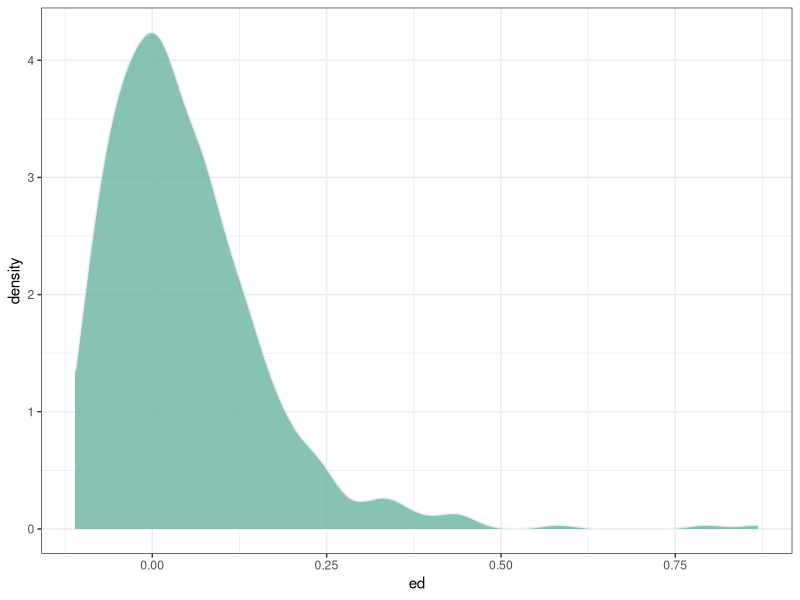
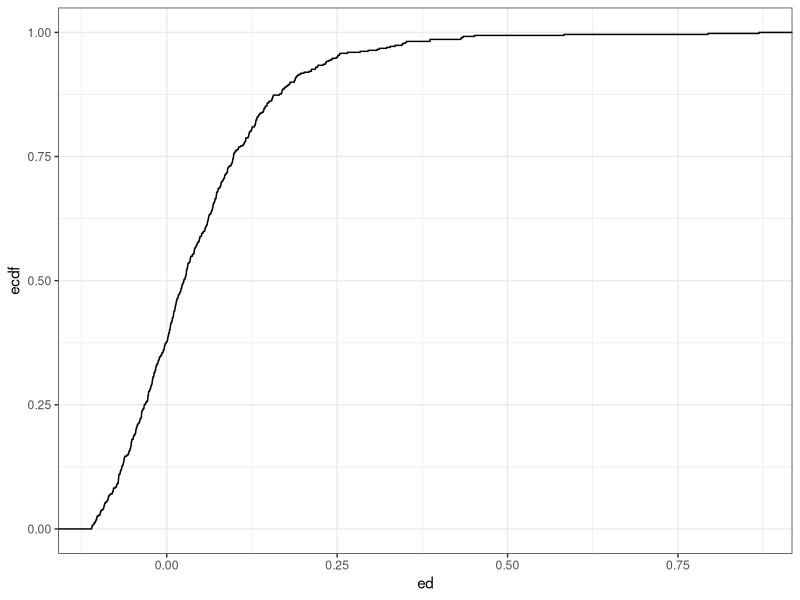
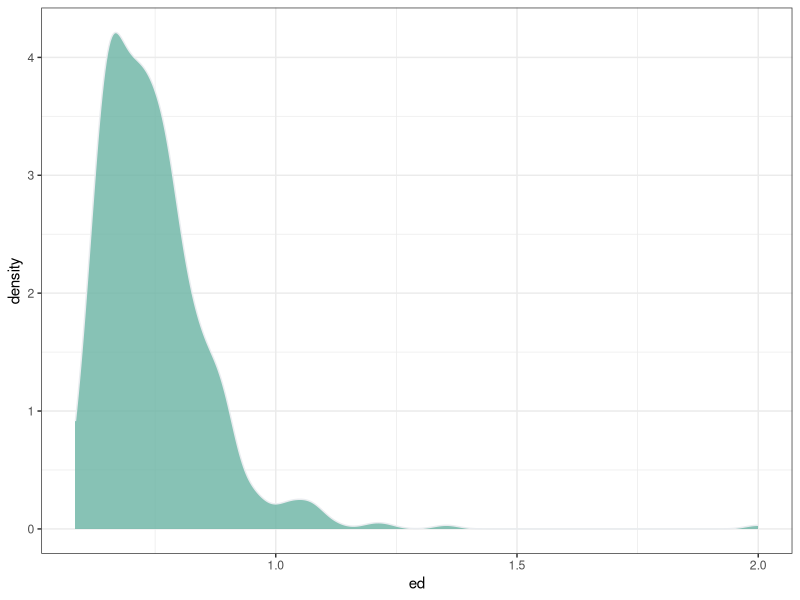
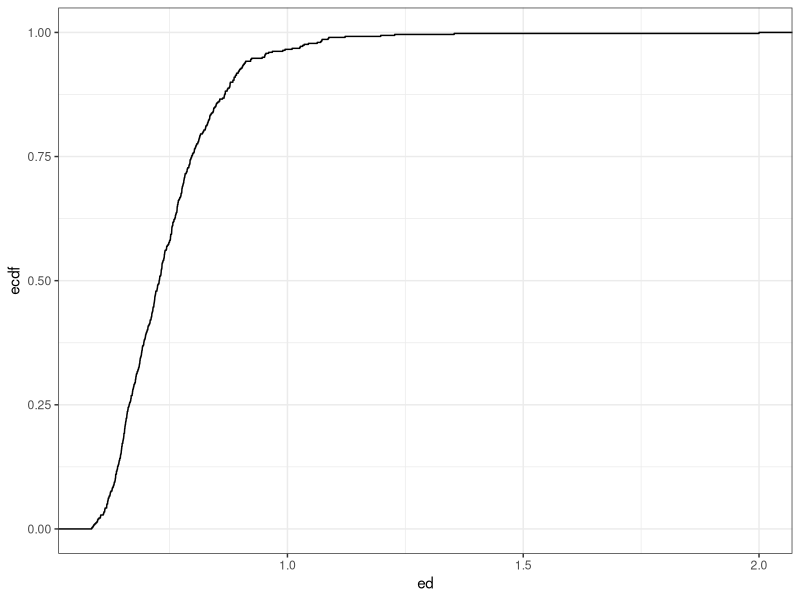

These charts were generated, in order, by the following R code:
library(Matrix)
library(ggplot2)
library(dplyr)

set.seed(123456)
rn <- rnorm(250000)

M1 <- matrix(rn, 500)
A <- forceSymmetric(M1)
A = as.matrix(A)
diag(A) <- 1

ev <- eigen(A)
ev = (values <- ev$values)
ev = sort(ev)
evdiff = diff(ev)

# Estimate the mode using kernel density estimation
density_estimation <- density(evdiff)
mode_value <- density_estimation$x[which.max(density_estimation$y)]

# Subtract the mode to align the peak to 0
evdiff_centered <- evdiff - mode_value

EVdiff <- data.frame(ed = evdiff_centered)

# Plot the density and ECDF
ggplot(EVdiff, aes(x=ed)) +
  theme_bw() +
  geom_density(fill="#69b3a2", color="#e9ecef", alpha=0.8)

ggplot(EVdiff, aes(x=ed)) +
  theme_bw() +
  stat_ecdf()



#######################################


library(Matrix)
library(ggplot2)
library(dplyr)

set.seed(123)
rn <- rnorm(250000)

M1 <- matrix(rn, 500)
A <- forceSymmetric(M1)
A = as.matrix(A)
diag(A) <- 1

ev <- eigen(A)
ev = (values <- ev$values)
ev = sort(ev)
evdiff = diff(ev)

# Estimate the mode using kernel density estimation
density_estimation <- density(evdiff)
mode_value <- density_estimation$x[which.max(density_estimation$y)]

# Subtract the mode to align the peak to 0
evdiff_centered <- evdiff - mode_value

# Move the distribution to the right such that its rightmost point is at 5
max_shift <- 2 - max(evdiff_centered)
evdiff_shifted <- evdiff_centered + max_shift

EVdiff <- data.frame(ed = evdiff_shifted)

# Plot the density and ECDF
ggplot(EVdiff, aes(x=ed)) +
  theme_bw() +
  geom_density(fill="#69b3a2", color="#e9ecef", alpha=0.8)

ggplot(EVdiff, aes(x=ed)) +
  theme_bw() +
  stat_ecdf()
